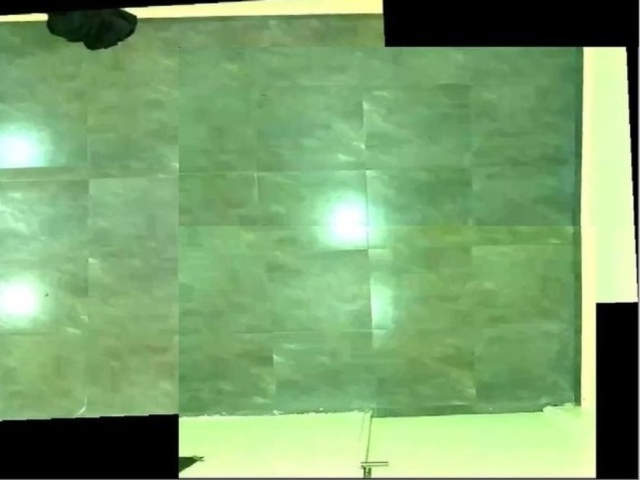
#> input picture Image Stitching/stitch1_matlab/1-2-5-6.jpg, 1280 x 960 px (shown at 1/2 size)
$ python stitch.py --first ../stitch1_matlab/1-2-5-6.jpg --second ../stitch1_matlab/3-4-7-8.jpg
#> lines starting #> are read from the running program, lines starting #| are printed output that depends on the picture
### Image Stitching/pyimagesearch/panorama/panorama.py
# import the necessary packages
import numpy as np
import imutils
import cv2

class Stitcher:
	def __init__(self):
		# determine if we are using OpenCV v3.X
		self.isv3 = imutils.is_cv3()

	def stitch(self, images, ratio=0.75, reprojThresh=4.0,
		showMatches=False):
		# unpack the images, then detect keypoints and extract
		# local invariant descriptors from them
		(imageB, imageA) = images
		(kpsA, featuresA) = self.detectAndDescribe(imageA)
		(kpsB, featuresB) = self.detectAndDescribe(imageB)

		# match features between the two images
		M = self.matchKeypoints(kpsA, kpsB,
			featuresA, featuresB, ratio, reprojThresh)

		# if the match is None, then there aren't enough matched
		# keypoints to create a panorama
		if M is None:
			return None

		# otherwise, apply a perspective warp to stitch the images
		# together
		(matches, H, status) = M
		result = cv2.warpPerspective(imageA, H,
			(imageA.shape[1] + imageB.shape[1], imageA.shape[0]))
        	cv2.imshow("imstage1", result)
        	result[0:imageB.shape[0], 0:imageB.shape[1]] = imageB
        	cv2.imshow("imstage2", result)

		# check to see if the keypoint matches should be visualized
		if showMatches:
			vis = self.drawMatches(imageA, imageB, kpsA, kpsB, matches,
				status)

			# return a tuple of the stitched image and the
			# visualization
			return (result, vis)

		# return the stitched image
		return result

	def detectAndDescribe(self, image):
		# convert the image to grayscale
		gray = cv2.cvtColor(image, cv2.COLOR_BGR2GRAY)

		# check to see if we are using OpenCV 3.X
		if self.isv3:
			# detect and extract features from the image
			descriptor = cv2.xfeatures2d.SIFT_create()
			(kps, features) = descriptor.detectAndCompute(image, None)

		# otherwise, we are using OpenCV 2.4.X
		else:
			# detect keypoints in the image
			detector = cv2.FeatureDetector_create("SIFT")
			kps = detector.detect(gray)

			# extract features from the image
			extractor = cv2.DescriptorExtractor_create("SIFT")
			(kps, features) = extractor.compute(gray, kps)

		# convert the keypoints from KeyPoint objects to NumPy
		# arrays
		kps = np.float32([kp.pt for kp in kps])

		# return a tuple of keypoints and features
		return (kps, features)

	def matchKeypoints(self, kpsA, kpsB, featuresA, featuresB,
		ratio, reprojThresh):
		# compute the raw matches and initialize the list of actual
		# matches
		matcher = cv2.DescriptorMatcher_create("BruteForce")
		rawMatches = matcher.knnMatch(featuresA, featuresB, 2)
		matches = []

		# loop over the raw matches
		for m in rawMatches:
			# ensure the distance is within a certain ratio of each
			# other (i.e. Lowe's ratio test)
			if len(m) == 2 and m[0].distance < m[1].distance * ratio:
				matches.append((m[0].trainIdx, m[0].queryIdx))

		# computing a homography requires at least 4 matches
		if len(matches) > 4:
			# construct the two sets of points
			ptsA = np.float32([kpsA[i] for (_, i) in matches])
			ptsB = np.float32([kpsB[i] for (i, _) in matches])

			# compute the homography between the two sets of points
			(H, status) = cv2.findHomography(ptsA, ptsB, cv2.RANSAC,
				reprojThresh)

			# return the matches along with the homograpy matrix
			# and status of each matched point
			return (matches, H, status)

		# otherwise, no homograpy could be computed
		return None

	# [20 lines left out: function drawMatches, not called in this run]

### Image Stitching/pyimagesearch/stitch.py
# USAGE
# python stitch.py --first images/bryce_left_01.png --second images/bryce_right_01.png

# import the necessary packages
from panorama.panorama import Stitcher
import argparse
import imutils
import cv2

# construct the argument parse and parse the arguments
ap = argparse.ArgumentParser()
ap.add_argument("-f", "--first", required=True,
	help="path to the first image")
ap.add_argument("-s", "--second", required=True,
	help="path to the second image")
args = vars(ap.parse_args())

# load the two images and resize them to have a width of 400 pixels
# (for faster processing)
imageA = cv2.imread(args["first"])
#> imageA is the input picture: shape (960, 1280, 3); mean B, G, R 110.8, 164, 124
imageB = cv2.imread(args["second"])
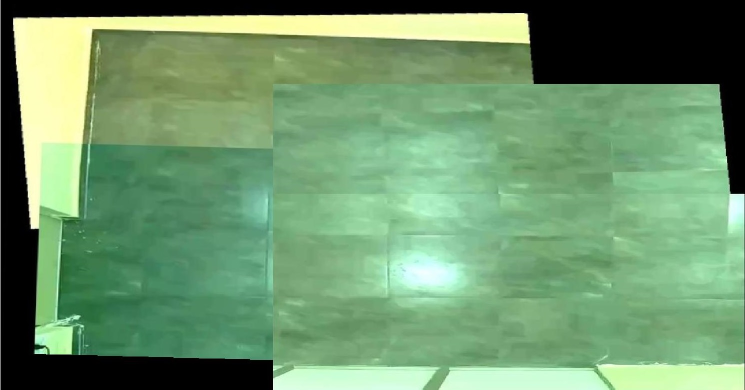
#> input picture Image Stitching/stitch1_matlab/3-4-7-8.jpg, 1489 x 779 px (shown at 1/2 size)
#> imageB is the input picture: shape (779, 1489, 3); mean B, G, R 108.5, 150.1, 110.3
imageA = imutils.resize(imageA, width=400)
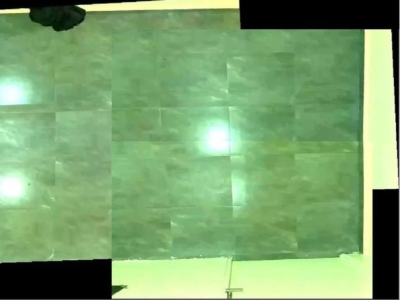
#> imageA: shape (300, 400, 3); mean B, G, R 110.8, 164, 124
imageB = imutils.resize(imageB, width=400)
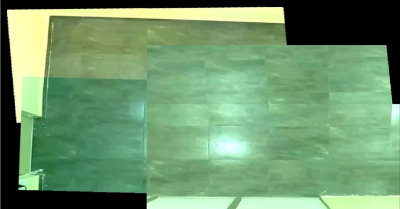
#> imageB: shape (209, 400, 3); mean B, G, R 108.5, 150.1, 110.3

# stitch the images together to create a panorama
stitcher = Stitcher()
(result, vis) = stitcher.stitch([imageA, imageB], showMatches=True)
#> in detectAndDescribe, `gray = cv2.cvtColor(image, cv2.COLOR_BGR2GRAY)`:
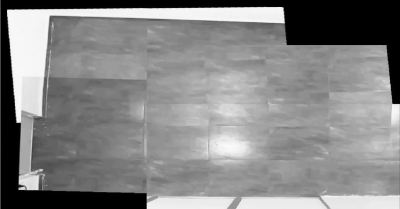
#> gray: shape (209, 400); min 0, max 251, mean 133.5
#> in detectAndDescribe, `kps = detector.detect(gray)`: kps = 101 keypoints; strongest (x, y, size): (276, 15, 11.9), (20, 189, 1.8), (13, 15, 8.5), (18, 120, 3.5)
#> in detectAndDescribe, `kps = np.float32([kp.pt for kp in kps])`: kps = 101 pairs, first value 6.85 to 392, second value 13.54 to 204.9
#> in stitch, `(kpsA, featuresA) = self.detectAndDescribe(imageA)`: kpsA has the same summary as kps in detectAndDescribe
#> in detectAndDescribe (call 2), `gray = cv2.cvtColor(image, cv2.COLOR_BGR2GRAY)`:
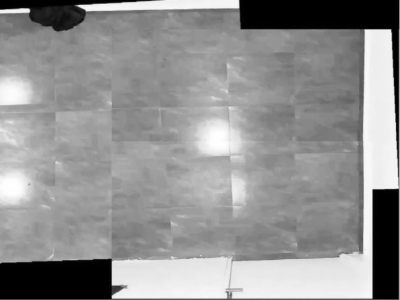
#> gray: shape (300, 400); min 0, max 255, mean 145.9
#> in detectAndDescribe (call 2), `kps = detector.detect(gray)`: kps = 102 keypoints; strongest (x, y, size): (27, 10, 3.8), (377, 41, 17.8), (378, 195, 8.7), (387, 33, 6.9)
#> in detectAndDescribe (call 2), `kps = np.float32([kp.pt for kp in kps])`: kps = 102 pairs, first value 10.7 to 396.7, second value 10.43 to 296.8
#> in stitch, `(kpsB, featuresB) = self.detectAndDescribe(imageB)`: kpsB has the same summary as kps in detectAndDescribe
#> in matchKeypoints, `rawMatches = matcher.knnMatch(featuresA, featuresB, 2)`: rawMatches = 101 matches
#> the loop in matchKeypoints, `for m in rawMatches: # ensure the distance is within a certain ratio o..` made 101 passes
#> after the loop in matchKeypoints, `for m in rawMatches:`: matches = [(97, 5), (92, 6), (92, 22), (26, 43), (2, 65), (0, 67), (43, 84), (97, 88), (92, 89)]
#> in matchKeypoints, `ptsA = np.float32([kpsA[i] for (_, i) in matches])`: ptsA = [[12.59, 14.71], [12.59, 14.71], [36.53, 188.3], [91.45, 192.6], [275.6, 14.79], [280.6, 99.44], [362.1, 193], [379.7, 51.63], [379.7, 51.63]]
#> in matchKeypoints, `ptsB = np.float32([kpsB[i] for (i, _) in matches])`: ptsB = [[386.9, 33.44], [368.1, 32.45], [368.1, 32.45], [95.05, 260.7], [26.7, 10.43], [10.7, 121.8], [145.5, 255.7], [386.9, 33.44], [368.1, 32.45]]
#> in matchKeypoints, `(H, status) = cv2.findHomography(ptsA, ptsB, cv2.RANSAC, reprojThresh)`: H = [[0.0267, -2.02, 387.3], [0.0399, -0.18, 33.08], [0.000162, -0.00523, 1]]; status = [1, 0, 1, 1, 0, 0, 1, 0, 0]
#> in stitch, `M = self.matchKeypoints(kpsA, kpsB, featuresA, featuresB, ratio, repro..`: M = ([(97, 5), (92, 6), (92, 22), (26, 43), (2, 65), (0, 67), (43, 84), (97, 88), (92, 89)], [[0.0267, -2.02, 387.3], [0.0399, -0.18, 33.08], [0.000162, -0.00523, 1]], [1, 0, 1, 1, 0, 0, 1, 0, 0])
#> in stitch, `(matches, H, status) = M`: status = [1, 0, 1, 1, 0, 0, 1, 0, 0]
#> in stitch, `result = cv2.warpPerspective(imageA, H, (imageA.shape[1] + imageB.shap..`:
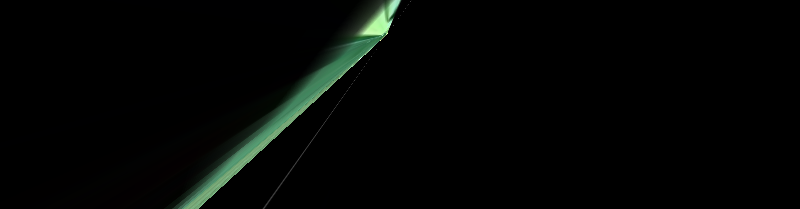
#> result: shape (209, 800, 3); mean B, G, R 3.9, 5.4, 3.4
#> (the run stopped early here; a loop or call above may not have finished)
